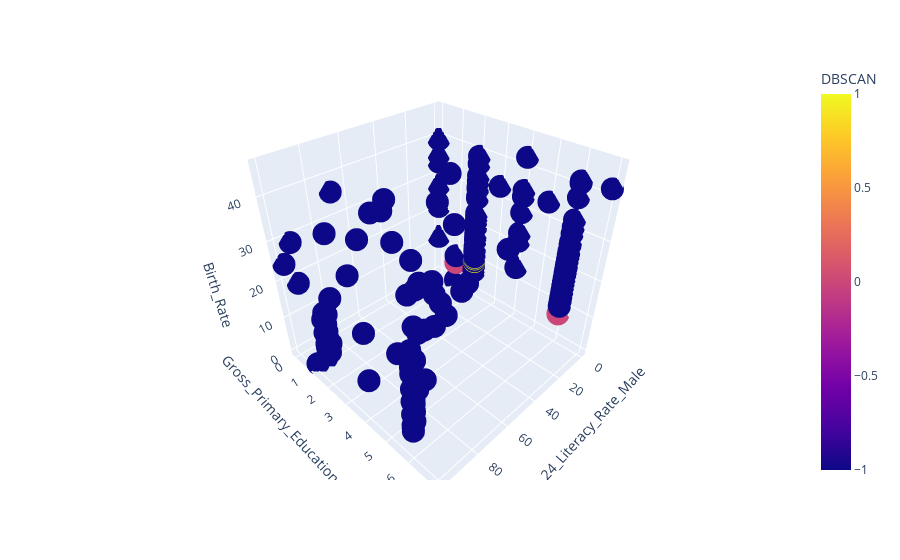

The notebook cell saved with this chart:
### Code cell
fig = px.scatter_3d(df, x='Youth_15_24_Literacy_Rate_Male', y='Gross_Primary_Education_Enrollment', z='Birth_Rate',
              color='DBSCAN')
fig.show()

### Figure 1 — Plotly figure (JSON) as saved in the notebook; plotly's stock layout.template omitted (floating-point values rounded to 4 significant figures; data arrays with more than 128 entries replaced by an {"elided": "..."} marker saying what was removed)
{"data": [{"hovertemplate": "Youth_15_24_Literacy_Rate_Male=%{x}<br>Gross_Primary_Education_Enrollment=%{y}<br>Birth_Rate=%{z}<br>DBSCAN=%{marker.color}<extra></extra>", "legendgroup": "", "marker": {"color": {"elided": "202 int values"}, "coloraxis": "coloraxis", "symbol": "circle"}, "mode": "markers", "name": "", "scene": "scene", "showlegend": false, "type": "scatter3d", "x": {"elided": "202 int values"}, "y": {"elided": "202 int values"}, "z": {"elided": "202 float values"}}], "layout": {"coloraxis": {"colorbar": {"title": {"text": "DBSCAN"}}, "colorscale": [[0, "#0d0887"], [0.1111, "#46039f"], [0.2222, "#7201a8"], [0.3333, "#9c179e"], [0.4444, "#bd3786"], [0.5556, "#d8576b"], [0.6667, "#ed7953"], [0.7778, "#fb9f3a"], [0.8889, "#fdca26"], [1, "#f0f921"]]}, "legend": {"tracegroupgap": 0}, "margin": {"t": 60}, "scene": {"domain": {"x": [0, 1], "y": [0, 1]}, "xaxis": {"title": {"text": "Youth_15_24_Literacy_Rate_Male"}}, "yaxis": {"title": {"text": "Gross_Primary_Education_Enrollment"}}, "zaxis": {"title": {"text": "Birth_Rate"}}}}}
